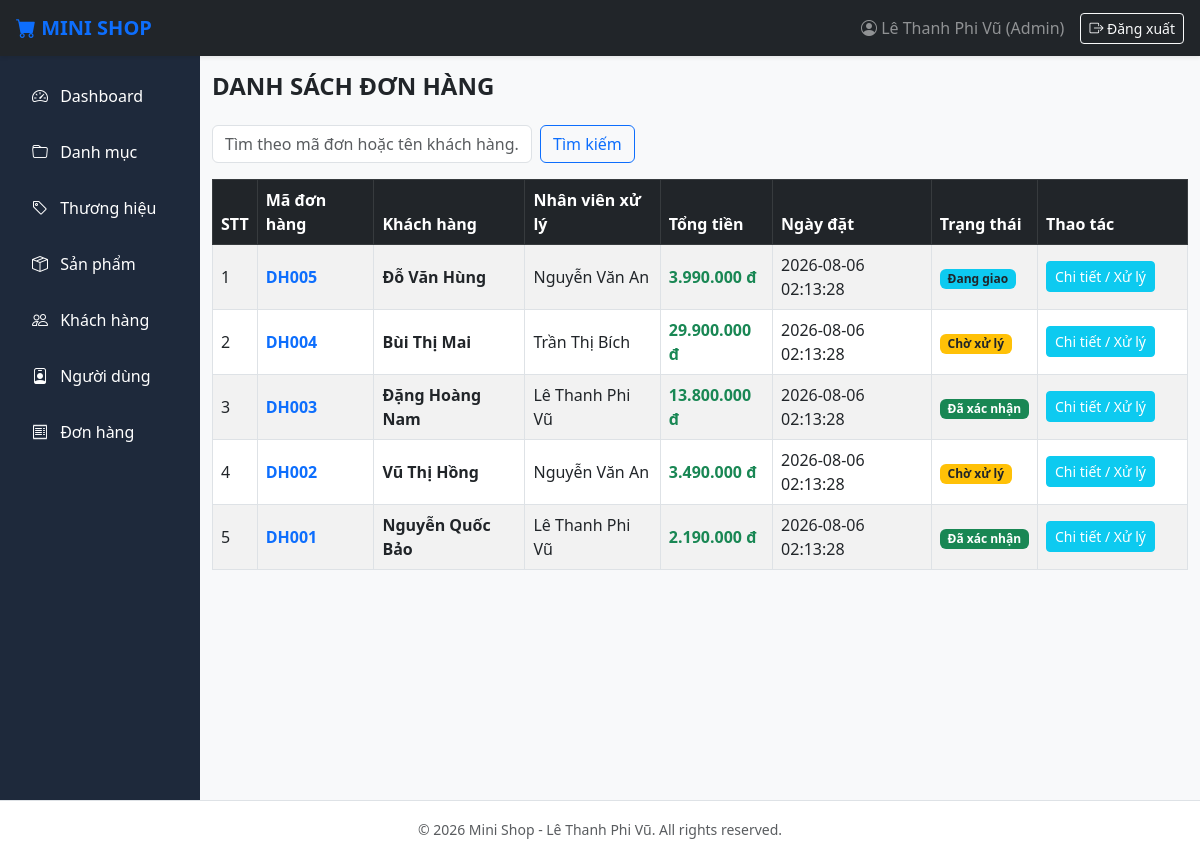
Screenshot of /views/admin/orders/index.php with the database file from the repository.
### tables this page shows
CREATE TABLE `orders` (
  `id` INT AUTO_INCREMENT PRIMARY KEY,
  `customer_id` INT NOT NULL,
  `user_id` INT DEFAULT NULL,
  `order_code` VARCHAR(30) NOT NULL UNIQUE,
  `total_amount` DECIMAL(12,2) DEFAULT 0,
  `note` TEXT DEFAULT NULL,
  `status` TINYINT DEFAULT 0 COMMENT '0: Chờ xử lý, 1: Hoàn thành, 2: Hủy',
  `created_at` DATETIME DEFAULT CURRENT_TIMESTAMP,
  `updated_at` DATETIME DEFAULT CURRENT_TIMESTAMP ON UPDATE CURRENT_TIMESTAMP,
  FOREIGN KEY (`customer_id`) REFERENCES `customers`(`id`) ON DELETE CASCADE,
  FOREIGN KEY (`user_id`) REFERENCES `users`(`id`) ON DELETE SET NULL
);

CREATE TABLE `customers` (
  `id` INT AUTO_INCREMENT PRIMARY KEY,
  `fullname` VARCHAR(100) NOT NULL,
  `phone` VARCHAR(20) NOT NULL,
  `email` VARCHAR(100) DEFAULT NULL,
  `address` VARCHAR(255) DEFAULT NULL,
  `note` TEXT DEFAULT NULL,
  `status` TINYINT DEFAULT 1,
  `created_at` DATETIME DEFAULT CURRENT_TIMESTAMP,
  `updated_at` DATETIME DEFAULT CURRENT_TIMESTAMP ON UPDATE CURRENT_TIMESTAMP
);

CREATE TABLE `users` (
  `id` INT AUTO_INCREMENT PRIMARY KEY,
  `fullname` VARCHAR(100) NOT NULL,
  `username` VARCHAR(50) NOT NULL UNIQUE,
  `password` VARCHAR(255) NOT NULL,
  `email` VARCHAR(100) NOT NULL,
  `phone` VARCHAR(20) DEFAULT NULL,
  `address` VARCHAR(255) DEFAULT NULL,
  `role` TINYINT DEFAULT 0 COMMENT '0: Nhân viên, 1: Quản trị',
  `status` TINYINT DEFAULT 1,
  `created_at` DATETIME DEFAULT CURRENT_TIMESTAMP,
  `updated_at` DATETIME DEFAULT CURRENT_TIMESTAMP ON UPDATE CURRENT_TIMESTAMP
);

### config/Database.php (called while the page is built, shortened)
<?php
class Database
{
    protected string $host = "localhost";
    protected string $database = "lethanhphivu_database";
    protected string $username = "root";
    protected string $password = "";
    protected function connect(): void
    {
        $this->conn = new mysqli($this->host, $this->username, $this->password, $this->database);
    }
}

### dao/OrderDAO.php (called while the page is built, shortened)
<?php
require_once __DIR__ . "/BaseDAO.php";
class OrderDAO extends BaseDAO
{
    public function getAllWithJoin(string $keyword = ''): array
    {
        $list = [];
        try {
            $sql = "SELECT o.*, c.fullname AS customer_name, u.fullname AS user_name
                    FROM orders o
                    LEFT JOIN customers c ON o.customer_id = c.id
                    LEFT JOIN users u ON o.user_id = u.id";
            $sql .= " ORDER BY o.id DESC";
            $stmt = $this->prepare($sql);
            $stmt->execute();
            $result = $stmt->get_result();
            while ($row = $result->fetch_assoc()) {
                $list[] = $row;
            }
        } catch (Exception $e) {
            throw $e;
        }
        return $list;
    }
}

### dao/BaseDAO.php (called while the page is built, shortened)
<?php
require_once __DIR__ . "/../config/Database.php";
class BaseDAO extends Database
{
    protected function prepare(string $sql): mysqli_stmt|false
    {
        return $this->conn->prepare($sql);
    }
}

### views/admin/orders/index.php (the view, shortened to what this page needs)
<?php
require_once __DIR__ . "/../../../dao/OrderDAO.php";
$dao = new OrderDAO();
$keyword = trim($_GET['keyword'] ?? '');
$list = $dao->getAllWithJoin($keyword);
?>
<div class="d-flex justify-content-between align-items-center mb-3">
    <h4 class="fw-bold">DANH SÁCH ĐƠN HÀNG</h4>
</div>
<form method="GET" class="row g-2 mb-3">
    <div class="col-md-4">
        <input name="keyword" class="form-control" placeholder="Tìm theo mã đơn hoặc tên khách hàng..." value="<?= htmlspecialchars($keyword) ?>">
    </div>
    <div class="col-auto">
        <button class="btn btn-outline-primary">Tìm kiếm</button>
    </div>
</form>
<table class="table table-bordered table-striped align-middle">
    <thead class="table-dark">
        <tr>
            <th>STT</th>
            <th>Mã đơn hàng</th>
            <th>Khách hàng</th>
            <th>Nhân viên xử lý</th>
            <th>Tổng tiền</th>
            <th>Ngày đặt</th>
            <th>Trạng thái</th>
            <th width="150">Thao tác</th>
        </tr>
    </thead>
    <tbody>
        <?php $stt = 1; foreach ($list as $o): ?>
        <tr>
            <td><?= $stt++ ?></td>
            <td class="fw-bold text-primary"><?= htmlspecialchars($o['order_code']) ?></td>
            <td class="fw-bold"><?= htmlspecialchars($o['customer_name'] ?? 'Khách lẻ') ?></td>
            <td><?= htmlspecialchars($o['user_name'] ?? 'Chưa phân công') ?></td>
            <td class="fw-bold text-success"><?= number_format($o['total_amount'], 0, ',', '.') ?> đ</td>
            <td><?= $o['created_at'] ?></td>
            <td>
                <?php if ($o['status'] == 1): ?>
                    <span class="badge bg-success">Đã xác nhận</span>
                <?php elseif ($o['status'] == 2): ?>
                    <span class="badge bg-info text-dark">Đang giao</span>
                <?php elseif ($o['status'] == 3): ?>
                    <span class="badge bg-primary">Hoàn thành</span>
                <?php elseif ($o['status'] == 4): ?>
                    <span class="badge bg-danger">Đã hủy</span>
                <?php else: ?>
                    <span class="badge bg-warning text-dark">Chờ xử lý</span>
                <?php endif; ?>
            </td>
            <td>
                <a href="detail.php?id=<?= $o['id'] ?>" class="btn btn-info btn-sm text-white">Chi tiết / Xử lý</a>
            </td>
        </tr>
        <?php endforeach; ?>
    </tbody>
</table>
<?php
include __DIR__ . "/../layouts/master.php";
?>

### views/admin/layouts/header.php (style rules this page uses)
body { font-family: system-ui, -apple-system, sans-serif; background-color: #f8f9fa; }

### rows the page displays
orders: order_code "DH005", customer.fullname "Đỗ Văn Hùng", user.fullname "Nguyễn Văn An", total_amount "3.990.000", created_at "2026-08-06 02:13:28", status "Đang giao"
orders: order_code "DH004", customer.fullname "Bùi Thị Mai", user.fullname "Trần Thị Bích", total_amount "29.900.000", created_at "2026-08-06 02:13:28", status "Chờ xử lý"
orders: order_code "DH003", customer.fullname "Đặng Hoàng Nam", user.fullname "Lê Thanh Phi Vũ", total_amount "13.800.000", created_at "2026-08-06 02:13:28", status "Đã xác nhận"
orders: order_code "DH002", customer.fullname "Vũ Thị Hồng", user.fullname "Nguyễn Văn An", total_amount "3.490.000", created_at "2026-08-06 02:13:28", status "Chờ xử lý"
orders: order_code "DH001", customer.fullname "Nguyễn Quốc Bảo", user.fullname "Lê Thanh Phi Vũ", total_amount "2.190.000", created_at "2026-08-06 02:13:28", status "Đã xác nhận"
